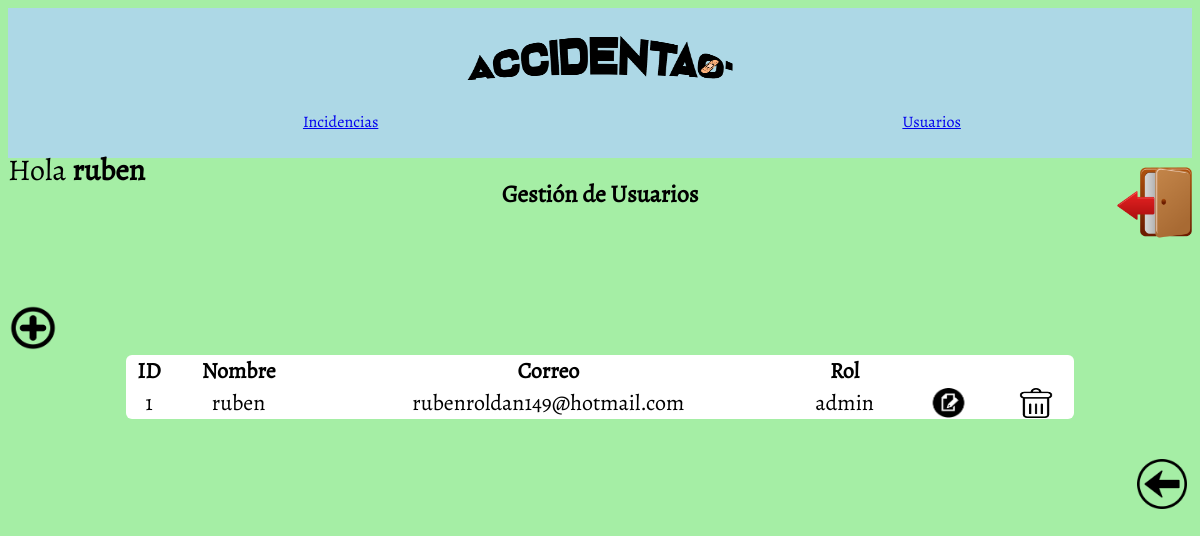
The page /index.php?action=gestionUsuarios (signed in) on the database as committed earlier.
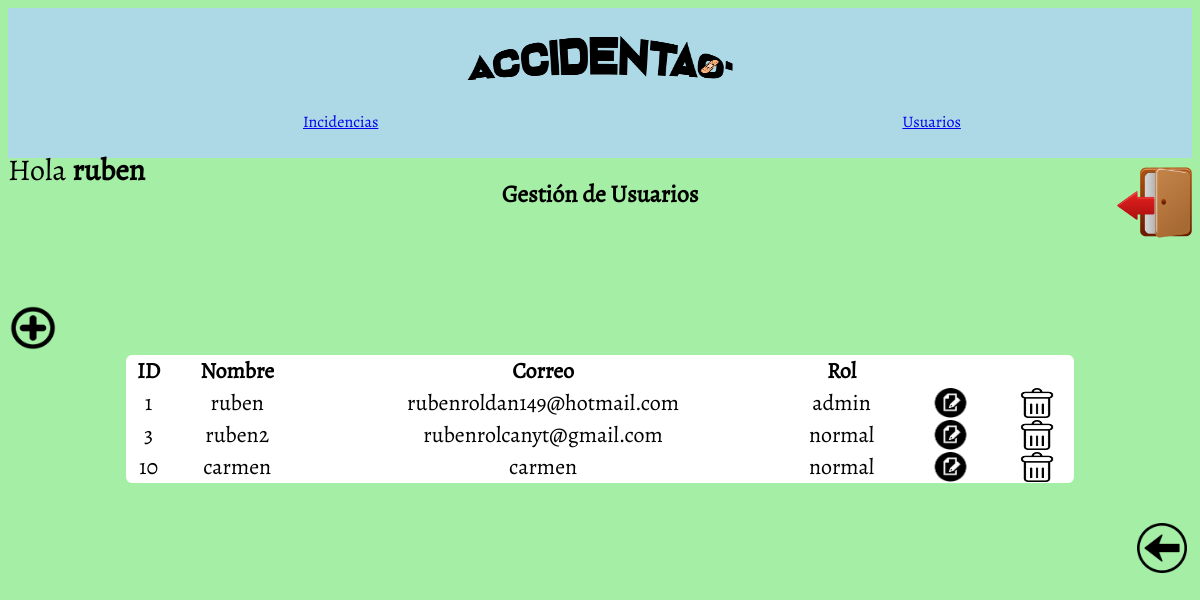
The same page on the database as committed later.
### tables this page shows
CREATE TABLE `users` (
  `id_user` int(11) NOT NULL,
  `nombre` varchar(100) NOT NULL,
  `correo` varchar(100) NOT NULL,
  `passwd` varchar(50) NOT NULL,
  `rol` int(11) NOT NULL
);

### vista.php (called while the page is built)
<?php
	class Vista {
		public function mostrar($nombreVista, $data = null) {
			include_once("vistas/header.php");
			include_once("vistas/$nombreVista.php");
			include_once("vistas/footer.php");
        }
	}

### index.php (called while the page is built, shortened)
<?php
    $controller = new Controller();
    if (isset($_REQUEST["action"])) {
		  $action = $_REQUEST["action"];
	  } else {
		  $action = "formLogin";
    }
	$controller->$action();

### models/user.php (called while the page is built, shortened)
<?php
    class User {
        private $db;
        public function __construct() {
            $this->db = new mysqli('localhost','root','','accidentao');
        }
        public function getAll() {
            $arrayResult = array();
            if ($result = $this->db->query("SELECT * FROM users")) {
                while ($fila = $result->fetch_object()) {
                    $arrayResult[] = $fila;
                }
            } else {
                $arrayResult = null;
            }
            return $arrayResult;
        }
    }

### vistas/user/listaUsuarios.php (the view, shortened to what this page needs)
<?php
    if (isset($_SESSION['id_user'])) {
        if ($_SESSION['rol_user'] == 1) {
            echo '<h2 class="text-center">Gestión de Usuarios</h2>';
            echo '<div id="logout">
                <a href="index.php?action=cerrarSesion">
                    <img src="imgs/logout.png" alt="Cerrar sesión" title="Cerrar sesión" id="buttonLogout">
                </a>
               </div>';
        echo '<div class="bienvenida"><p>Hola <strong>'.$_SESSION['nombre_user'].'</strong></p></div>';
        echo '<div id="crearUsuario">
                <a href="index.php?action=formularioInsertarUsuario">
                    <img src="imgs/button-new.png" alt="Añadir usuario" title="Nuevo usuario" id="botonCrearIncidencia">
                </a>
              </div>';
        echo '<table class="tablaUsuarios" cellspacing="0">';
        echo '<thead class="theadUsuarios">';
        echo '<tr>';
        echo '<td>ID</td>';
        echo '<td>Nombre</td>';
        echo '<td>Correo</td>';
        echo '<td>Rol</td>';
        echo '</tr>';
        echo '</thead>';
        echo '<tbody class="cuerpoUsuarios">';
        foreach($data['listaUsuarios'] as $user) {
            $rol = "";
            if ($user->rol == 1) {$rol = "admin";}
            else if ($user->rol == 2) {$rol="normal";}
            echo '<tr>';
            echo '<td>'.$user->id_user.'</td>';
            echo '<td>'.$user->nombre.'</td>';
            echo '<td>'.$user->correo.'</td>';
            echo '<td>'.$rol.'</td>';
            echo '<td><a href="index.php?action=formModificarUsuario&id_user='.$user->id_user.'">
                    <img src="imgs/button-edit.png" id="buttonEdit" alt="Modificar usuario" title="Modificar usuario"></a></td>';
            echo '<td><a href="index.php?action=borrarUsuario&id_user='.$user->id_user.'">
                    <img src="imgs/borrar.png" id="botonBorrar" alt="Eliminar usuario" title="Eliminar usuario"></a></td>';
            echo '</tr>';
        }
        echo '</tbody>';
        echo '</table>';
        } else {
        }
    } else {
    }

Rows that differ between the two databases and show on the page:
added users: id_user "3", nombre "ruben2", correo "rubenrolcanyt@gmail.com", rol "normal"
added users: id_user "10", nombre "carmen", correo "carmen", rol "normal"
